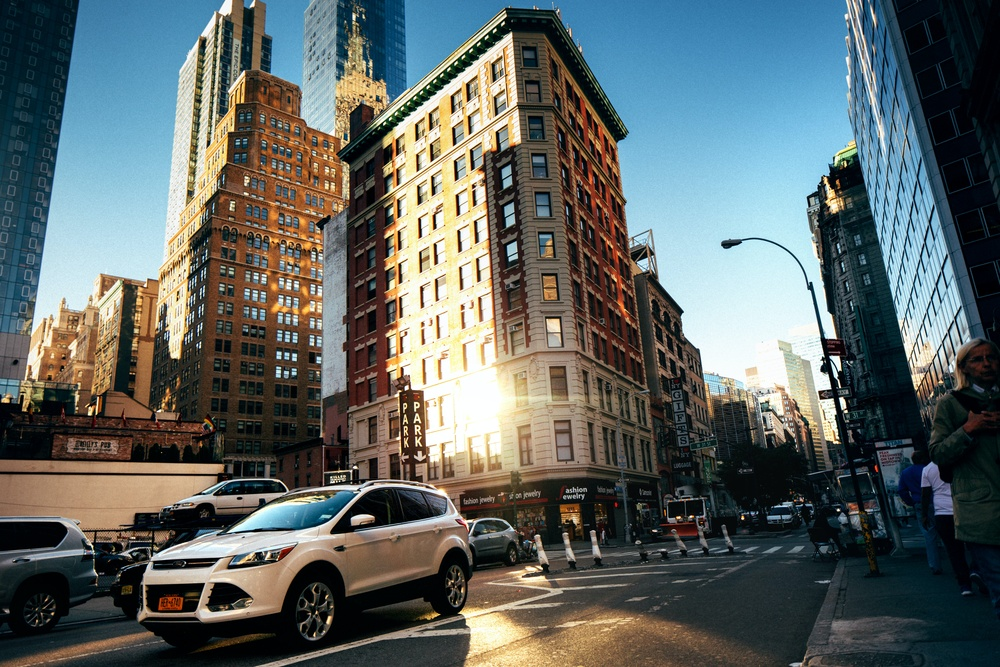
#> input picture Exercise5/Images/img1.jpg, 1000 x 667 px, shrunk from 5472 x 3648 before the run
$ jupyter execute JpegCompressor.ipynb
#> lines starting #> are read from the running program, lines starting #| are printed output that depends on the picture; long printed decimals are rounded
# Jpeg Compressor
__Author__ : Mohammad Rouintan , 400222042

__Course__ : Undergraduate Digital Image Processing Course

[cell 1]
import numpy as np
import cv2
import matplotlib.pyplot as plt
import heapq as hp
from collections import defaultdict

The "blocked_image" function takes an image (represented as a NumPy array) as input, and splits it into 8x8 blocks. It returns a list of these blocks, where each block is also represented as a NumPy array.

The "blocked_image_inverse" function takes a list of 8x8 blocks (also represented as NumPy arrays) and the shape of the original image as input. It then constructs the original image by placing the blocks back in their original positions. The function returns the original image as a NumPy array.

[cell 2]
def blocked_image(img):
    num_rows, num_cols = img.shape[:2]
    num_blocks_x = num_cols // 8
    num_blocks_y = num_rows // 8

    blocked_img = []

    for y in range(num_blocks_y):
        for x in range(num_blocks_x):
            start_x = x * 8
            finish_x = start_x + 8

            start_y = y * 8
            finish_y = start_y + 8

            block = img[start_y:finish_y, start_x:finish_x]
            blocked_img.append(block)

    return blocked_img

def blocked_image_inverse(blocked_img, shape):
    num_rows, num_cols = shape[:2]
    num_blocks_x = num_cols // 8
    num_blocks_y = num_rows // 8

    original_image = np.zeros(shape, dtype=np.uint8)

    block_index = 0
    for y in range(num_blocks_y):
        for x in range(num_blocks_x):
            start_x = x * 8
            finish_x = start_x + 8

            start_y = y * 8
            finish_y = start_y + 8

            block = blocked_img[block_index]
            block_index += 1

            original_image[start_y:finish_y, start_x:finish_x] = block

    return original_image

The "DCT" function takes a list of blocked images (represented as a list of NumPy arrays) as input, and applies the DCT to each block. It returns a list of DCT coefficients, where each element of the list corresponds to one of the input blocks, and is itself a NumPy array of the same shape as the input block.

The "DCT_Inverse" function takes a list of DCT coefficients (also represented as a list of NumPy arrays), and applies the inverse DCT to each coefficient block. It returns a list of reconstructed blocked images, where each element of the list corresponds to one of the input DCT coefficient blocks, and is itself a NumPy array of the same shape as the original input block.

[cell 3]
def DCT(blocked_img):
    dcts = []
    for block in blocked_img:
        dct = np.stack([cv2.dct(np.float32(block[:,:,i])) for i in range(block.shape[2])], axis=2)
        dcts.append(dct)
    return dcts

def DCT_Inverse(dct_blocked_img):
    blocked_img = []
    for dct_block in dct_blocked_img:
        block = np.stack([cv2.idct(np.float32(dct_block[:,:,i])) for i in range(dct_block.shape[2])], axis=2)
        blocked_img.append(block)
    return blocked_img

The "quantization" function takes a list of DCT coefficient blocks (represented as a list of NumPy arrays) as input, and applies a quantization matrix to each coefficient block. The quantization matrix is a fixed matrix that defines the amount of quantization applied to each coefficient. The function returns a list of quantized DCT coefficient blocks, where each element of the list corresponds to one of the input blocks, and is itself a NumPy array of the same shape as the input block.

The "dequantization" function takes a list of quantized DCT coefficient blocks (also represented as a list of NumPy arrays), and the quantization matrix used for quantization, and applies the inverse quantization matrix to each coefficient block. It returns a list of reconstructed DCT coefficient blocks, where each element of the list corresponds to one of the input quantized blocks, and is itself a NumPy array of the same shape as the original input block.

[cell 4]
def quantization(blocked_img, lossy=1):
    quantization_table = (1 / lossy) * np.array([[16, 11, 10, 16, 24, 40, 51, 61],
                                            [12, 12, 14, 19, 26, 58, 60, 55],
                                            [14, 13, 16, 24, 40, 57, 69, 56],
                                            [14, 17, 22, 29, 51, 87, 80, 62],
                                            [18, 22, 37, 56, 68, 109, 103, 77],
                                            [24, 35, 55, 64, 81, 104, 113, 92],
                                            [49, 64, 78, 87, 103, 121, 120, 101],
                                            [72, 92, 95, 98, 112, 100, 103, 99]])

    quantized_img = []
    for block in blocked_img:
        dct_quantized = np.stack([np.round(block[:,:,i] / quantization_table) for i in range(block.shape[2])], axis=2)
        quantized_img.append(dct_quantized)
    return quantized_img, quantization_table

def dequantization(quantized_img, quantization_table):
    blocked_img = []
    for quantized_block in quantized_img:
        dct_dequantized = np.stack([np.round(quantized_block[:,:,i] * quantization_table) for i in range(quantized_block.shape[2])], axis=2)
        blocked_img.append(dct_dequantized)
    return blocked_img

The "zigzag" function takes a list of blocked images (represented as a list of NumPy arrays) as input and applies the zigzag scanning to each block. Zigzag scanning is a technique used in JPEG image compression to transform the 8x8 DCT coefficient blocks into a 1D array that is more amenable to compression. The function returns a list of zigzag-scanned blocks, where each element of the list corresponds to one of the input blocks, and is itself a NumPy array of shape (64, 3), representing the zigzag-scanned Y, Cr, and Cb components of the block.

The "zigzag_inverse" function takes a list of zigzag-scanned blocks (also represented as a list of NumPy arrays) as input and applies the inverse zigzag scanning to each block. The inverse zigzag scanning reconstructs the 8x8 DCT coefficient blocks from the 1D zigzag array. The function returns a list of reconstructed blocked images, where each element of the list corresponds to one of the input zigzag-scanned blocks, and is itself a NumPy array of shape (8, 8, 3), representing the reconstructed Y, Cr, and Cb components of the block.

[cell 5]
def zigzag(blocked_img):
    zigzag_array = np.array([
    [ 0,  1,  5,  6, 14, 15, 27, 28],
    [ 2,  4,  7, 13, 16, 26, 29, 42],
    [ 3,  8, 12, 17, 25, 30, 41, 43],
    [ 9, 11, 18, 24, 31, 40, 44, 53],
    [10, 19, 23, 32, 39, 45, 52, 54],
    [20, 22, 33, 38, 46, 51, 55, 60],
    [21, 34, 37, 47, 50, 56, 59, 61],
    [35, 36, 48, 49, 57, 58, 62, 63]])

    zigzag_blocks = []
    flatten_zigzag = zigzag_array.flatten()
    for block in blocked_img:
        y, cr, cb = block[:,:,0].flatten(), block[:,:,1].flatten(), block[:,:,2].flatten()
        y_ordered = y[flatten_zigzag]
        cb_ordered = cb[flatten_zigzag]
        cr_ordered = cr[flatten_zigzag]
        zigzag_blocks.append(np.stack([y_ordered, cr_ordered, cb_ordered], axis=1))
    return zigzag_blocks

def zigzag_inverse(zigzag_blocks):
    zigzag_array = np.array([
        [ 0,  1,  5,  6, 14, 15, 27, 28],
        [ 2,  4,  7, 13, 16, 26, 29, 42],
        [ 3,  8, 12, 17, 25, 30, 41, 43],
        [ 9, 11, 18, 24, 31, 40, 44, 53],
        [10, 19, 23, 32, 39, 45, 52, 54],
        [20, 22, 33, 38, 46, 51, 55, 60],
        [21, 34, 37, 47, 50, 56, 59, 61],
        [35, 36, 48, 49, 57, 58, 62, 63]])

    blocked_img = []
    flatten_zigzag = zigzag_array.flatten()
    for block in zigzag_blocks:
        y_ordered, cr_ordered, cb_ordered = block[:,0], block[:,1], block[:,2]
        y = np.zeros((64,))
        cb = np.zeros((64,))
        cr = np.zeros((64,))
        y[flatten_zigzag] = y_ordered
        cb[flatten_zigzag] = cb_ordered
        cr[flatten_zigzag] = cr_ordered
        y = np.reshape(y, (8, 8))
        cb = np.reshape(cb, (8, 8))
        cr = np.reshape(cr, (8, 8))
        block = np.stack([y, cr, cb], axis=2)
        blocked_img.append(block)
    return blocked_img

The "huffman_encode" function takes an input array and calculates the frequency of each element in the array. It then constructs a Huffman tree based on the frequency of each element, and generates a dictionary of Huffman codes for each element. The function returns the Huffman-encoded array as a string of binary digits, along with the dictionary of Huffman codes.

The "huffman_decode" function takes the Huffman-encoded array and the dictionary of Huffman codes as input and decodes the array back to the original array of elements. The function generates an inverse dictionary of Huffman codes to facilitate decoding, and iteratively reads bits from the encoded array, decoding them using the inverse dictionary until the entire array is decoded.

[cell 6]
def huffman_encode(arr):
    freq = defaultdict(int)
    for num in arr:
        freq[num] += 1

    heap = [[wt, [sym, ""]] for sym, wt in freq.items()]
    hp.heapify(heap)
    while len(heap) > 1:
        low = hp.heappop(heap)
        high = hp.heappop(heap)
        for pair in low[1:]:
            pair[1] = '0' + pair[1]
        for pair in high[1:]:
            pair[1] = '1' + pair[1]
        hp.heappush(heap, [low[0] + high[0]] + low[1:] + high[1:])

    huffman_codes = dict(hp.heappop(heap)[1:])
    encoded_array = ""
    for num in arr:
        encoded_array += huffman_codes[num]

    return encoded_array, huffman_codes

def huffman_decode(encoded_array, huffman_codes):
    inverse_huffman_codes = {v: k for k, v in huffman_codes.items()}
    if encoded_array == "":
        return np.zeros(64)

    decoded_array = []
    code = ""
    for bit in encoded_array:
        code += bit
        if code in inverse_huffman_codes:
            decoded_array.append(inverse_huffman_codes[code])
            code = ""

    return np.array(decoded_array)

The "matrix_huffman_encode" function takes a 2D input matrix and encodes each column of the matrix using the Huffman encoding technique. It returns a list of the encoded sections, where each section corresponds to one column of the input matrix, and a list of code dictionaries, where each dictionary contains the Huffman codes for the corresponding column of the input matrix.

The "matrix_huffman_decode" function takes a list of encoded sections and a list of code dictionaries as input and decodes each section using the corresponding code dictionary. It returns a 2D matrix where each column corresponds to one of the decoded sections.

[cell 7]
def matrix_huffman_encode(matrix):
    encoded_sections = []
    code_dicts = []

    for i in range(matrix.shape[1]):
        array = matrix[:,i]
        encoded_array, code_dict = huffman_encode(array)

        encoded_sections.append(encoded_array)
        code_dicts.append(code_dict)

    return encoded_sections, code_dicts

def matrix_huffman_decode(encoded_sections, code_dicts):
    decoded_matrix = np.zeros((64, len(encoded_sections)), dtype=np.uint8)

    for i in range(len(encoded_sections)):
        decoded_array = huffman_decode(encoded_sections[i], code_dicts[i])
        decoded_matrix[:,i] = decoded_array

    return decoded_matrix

The "encode" function takes a list of blocked images as input and encodes each block using the "matrix_huffman_encode" function. It returns a list of Huffman-encoded image blocks, where each block is represented as a list of encoded sections, and a list of code dictionaries, where each dictionary contains the Huffman codes for the corresponding block.

The "decode" function takes a list of Huffman-encoded image blocks and a list of code dictionaries as input and decodes each block using the "matrix_huffman_decode" function. It returns a list of decoded image blocks.

[cell 8]
def encode(blocked_img):
    encoded_img, list_code_dicts = [],[]
    for block in blocked_img :
        encoded_sections, code_dict = matrix_huffman_encode(block)
        encoded_img.append(encoded_sections)
        list_code_dicts.append(code_dict)
    return encoded_img, list_code_dicts

def decode(encoded_img, list_code_dict):
    decoded_img = []

    for encoded_sections, code_dict in zip(encoded_img, list_code_dict):

        block = matrix_huffman_decode(encoded_sections, code_dict)
        decoded_img.append(block)

    return decoded_img

[cell 9]
import sys

def process(imgPath):
    # Read Image
    img = cv2.imread(imgPath)

    # Convert to YCrCb
    img_ycrcb = cv2.cvtColor(img, cv2.COLOR_BGR2YCrCb)

    # Normalize Image
    normalized = img_ycrcb - (128,128,128)

    # Blocked Image
    blocked_img = blocked_image(normalized)

    # DCT
    dct = DCT(blocked_img)

    # Quantization
    quantized, quantization_table = quantization(dct, lossy=0.05)

    # Zigzag
    zigzaged = zigzag(quantized)

    # Encoding
    encoded_img, code_dict = encode(zigzaged)

    # Calculate size
    compressed_img_size = sys.getsizeof(encoded_img) + sys.getsizeof(code_dict)
    original_img_size = sys.getsizeof(img)

    print('Original Image Size:', original_img_size)
    print('Compressed Image Size:', compressed_img_size)
    print('Compression Ratio:', original_img_size / compressed_img_size)
    print('Data Redundancy:', 100 * (1 - 1 / (original_img_size / compressed_img_size)))

    # Decoding
    decoded_img = decode(encoded_img, code_dict)

    # Zigzag Inverse
    img_zigzag_inverse = zigzag_inverse(decoded_img)

    # Dequantization
    img_deq = dequantization(img_zigzag_inverse, quantization_table)

    # DCT Inverse
    img_idct = DCT_Inverse(img_deq)

    # Blocked Image Inverse
    img_reconstruct = blocked_image_inverse(img_idct, img.shape)

    # Normalized inverse and reconstruct ycrcb image
    img_reconstruct_ycrcb = img_reconstruct + (128,128,128)

    # Change Type
    img_reconstruct_ycrcb = img_reconstruct_ycrcb.astype(np.uint8)

    # Change Color Space
    img_reconstructed = cv2.cvtColor(img_reconstruct_ycrcb, cv2.COLOR_YCrCb2RGB)

    return img_reconstructed

[cell 10]
img1_rec = process('Images/img1.jpg')
#> in process, img is the input picture: shape (667, 1000, 3); mean B, G, R 100.5, 102.2, 94.5
#> after the loop in blocked_image, `for y in range(num_blocks_y):`: blocked_img = 10375 items
#> the loop in encode, `for block in blocked_img :` made 10375 passes
#| Original Image Size: 2001144
#| Compressed Image Size: 170352
#| Compression Ratio: 11.747
#| Data Redundancy: 91.487
#> after the loop in blocked_image_inverse, `for y in range(num_blocks_y):`:
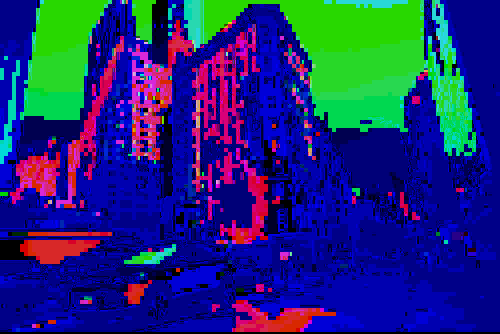
#> original_image: shape (667, 1000, 3) (shown at 1/2 size); mean of channels 0, 1, 2 120.8, 41.8, 28.7; drawn as B, G, R
#> in process, `img_reconstruct_ycrcb = img_reconstruct_ycrcb.astype(np.uint8)`:
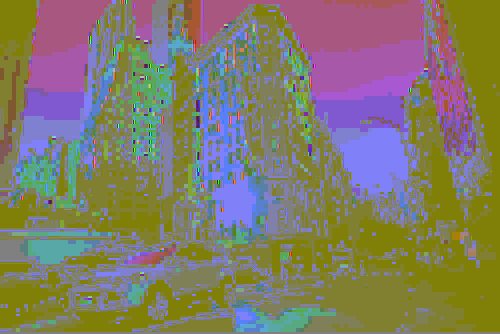
#> img_reconstruct_ycrcb: shape (667, 1000, 3) (shown at 1/2 size); mean of channels 0, 1, 2 104.8, 123.3, 129.3; drawn as B, G, R
#> in process, `img_reconstructed = cv2.cvtColor(img_reconstruct_ycrcb, cv2.COLOR_YCrC..`:
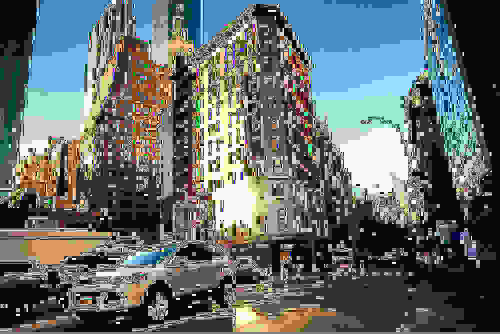
#> img_reconstructed: shape (667, 1000, 3) (shown at 1/2 size); mean R, G, B 98.3, 107.6, 107.2
plt.imshow(img1_rec)
plt.show()

[cell 11]
img2_rec = process('Images/img2.jpg')
#> call 2 of process, with imgPath = 'Images/img2.jpg'
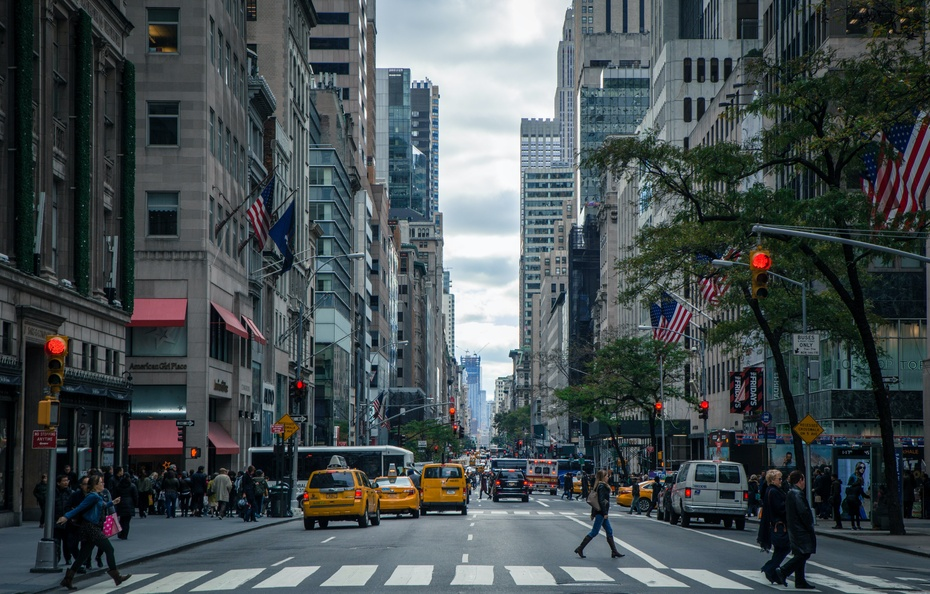
#> input picture Exercise5/Images/img2.jpg, 930 x 594 px, shrunk from 5088 x 3253 before the run
#> in process, img is the input picture: shape (594, 930, 3); mean B, G, R 83, 80.5, 71.8
#| Original Image Size: 1657404
#| Compressed Image Size: 151344
#| Compression Ratio: 10.951
#| Data Redundancy: 90.869
#> call 2 of blocked_image_inverse, with shape = (594, 930, 3)
#> after the loop in blocked_image_inverse (call 2), `for y in range(num_blocks_y):`:
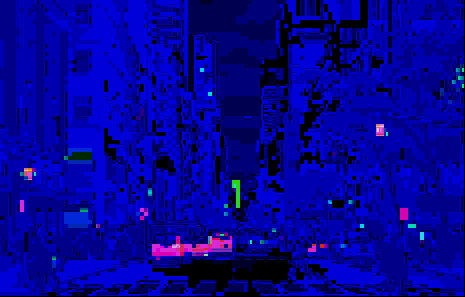
#> original_image: shape (594, 930, 3) (shown at 1/2 size); mean of channels 0, 1, 2 146.8, 1.5, 2.2; drawn as B, G, R
#> in process (call 2), `img_reconstruct_ycrcb = img_reconstruct_ycrcb.astype(np.uint8)`:
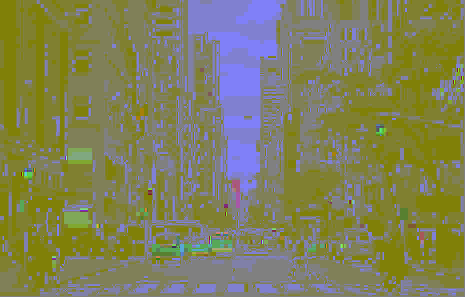
#> img_reconstruct_ycrcb: shape (594, 930, 3) (shown at 1/2 size); mean of channels 0, 1, 2 89.4, 128.4, 127.8; drawn as B, G, R
#> in process (call 2), `img_reconstructed = cv2.cvtColor(img_reconstruct_ycrcb, cv2.COLOR_YCrC..`:
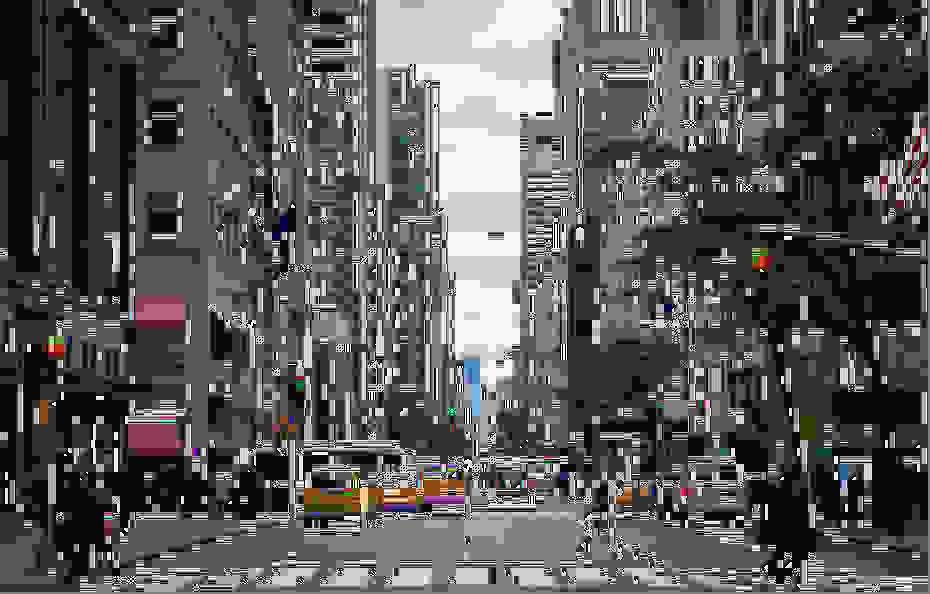
#> img_reconstructed: shape (594, 930, 3); mean R, G, B 90, 89.1, 89.1
